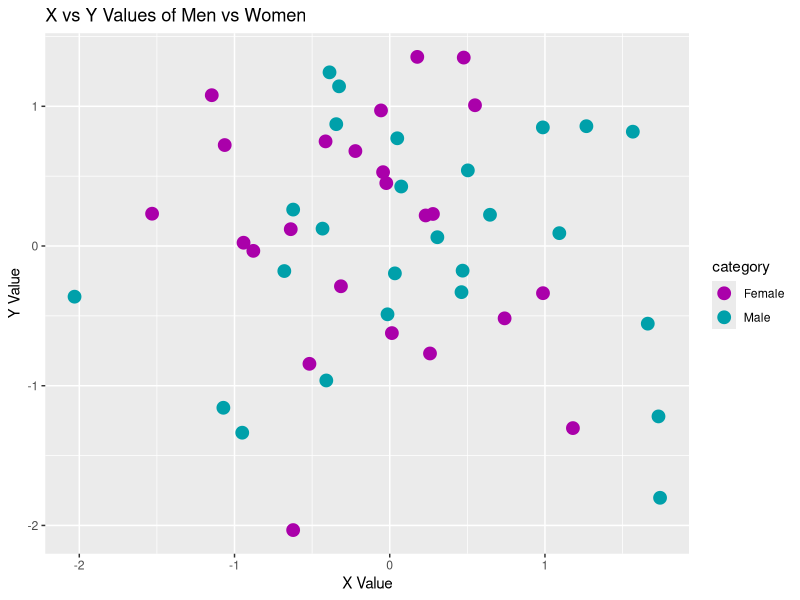
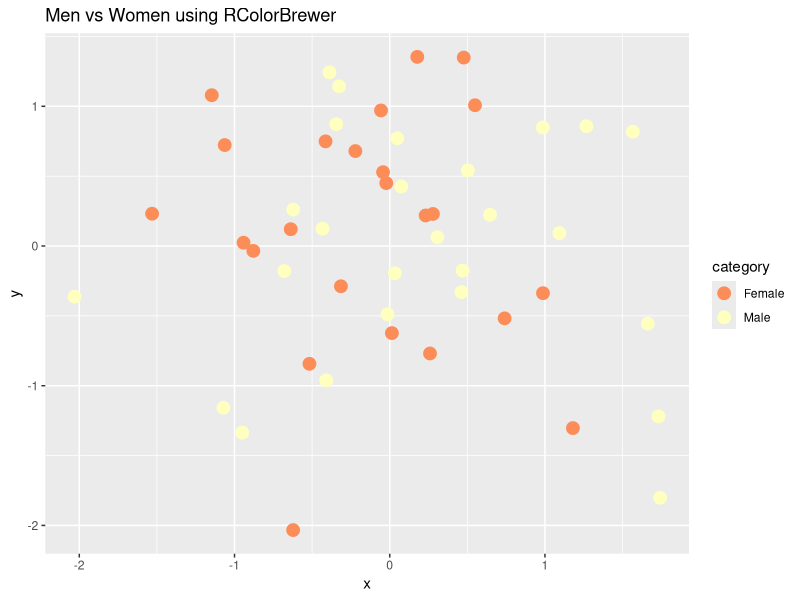
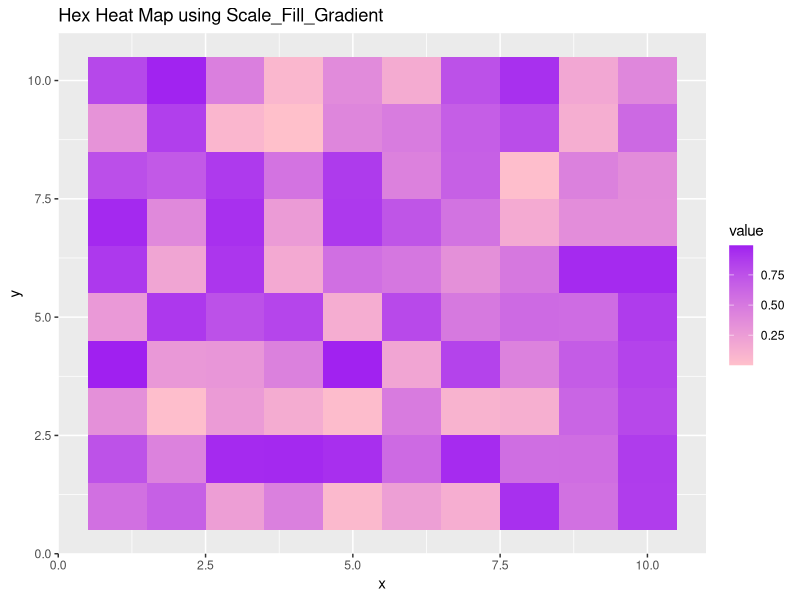
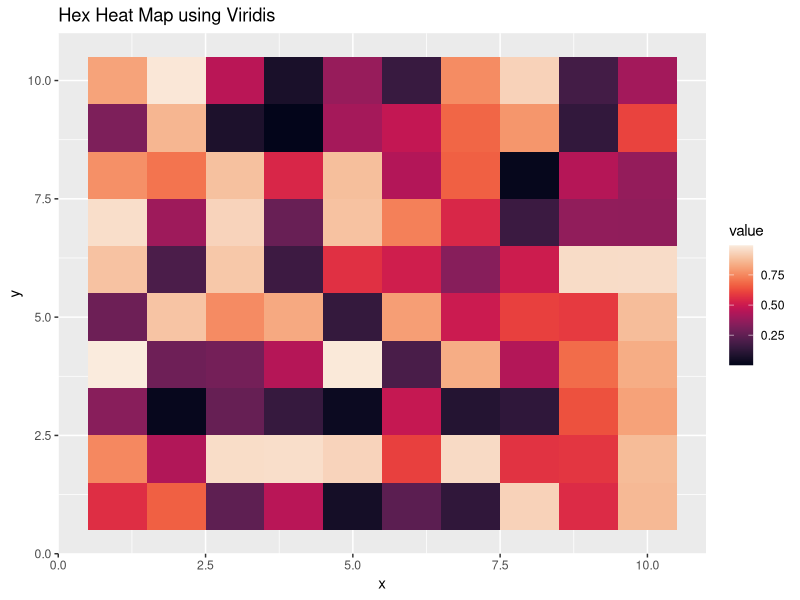
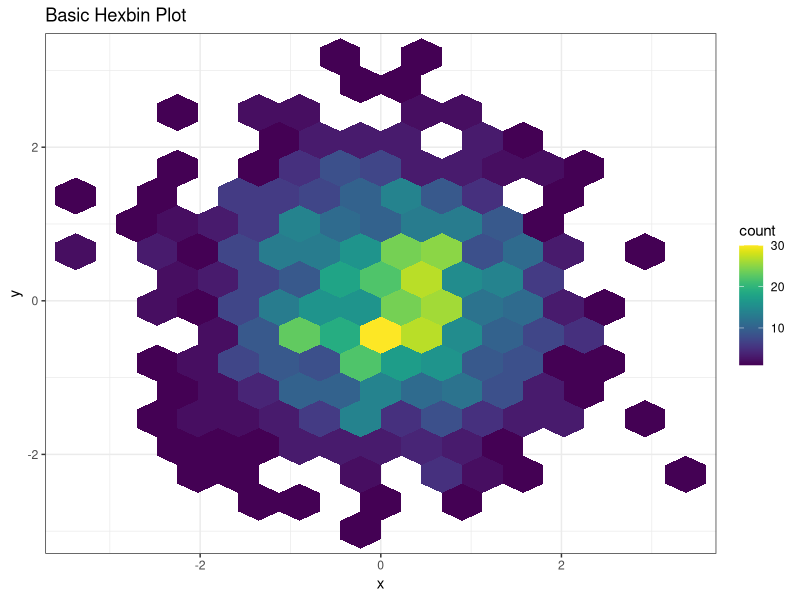

The R source for these figures, in order:
#simple scatterplot with help color code
library(ggplot2)
library(viridis)
library(RColorBrewer)

df <- data.frame(
  x = rnorm(50),
  y = rnorm(50),
  category = sample(c("Male", "Female"), 50, replace = TRUE)
)

ggplot(df, aes(x = x, y = y, color = category)) +
  geom_point(size = 4) +
  labs(title = "X vs Y Values of Men vs Women", x = "X Value", y = "Y Value") +
  scale_color_manual(values = c("Female" = "#AA00AA", Male = "#00A0AA"))

ggplot(df, aes(x =x, y=y, color = category)) +
  geom_point(size = 4) +
  labs(title = "Men vs Women using RColorBrewer") +
  scale_color_brewer(palette = "Spectral")

data2 <- data.frame(
  x = rep(1:10, times = 10),
  y = rep(1:10, each = 10),
  value = runif(100)
)

ggplot(data2, aes(x = x, y = y, fill = value)) +
  geom_tile() +
  scale_fill_gradient(low = "pink", high = "purple") +
  labs(title = "Hex Heat Map using Scale_Fill_Gradient")

ggplot(data2, aes(x = x, y = y, fill = value)) +
  geom_tile() +
  scale_fill_viridis(option = "F") +
  labs(title = "Hex Heat Map using Viridis")

df2 <- data.frame(
  x = rnorm(1000),
  y = rnorm(1000)
)

ggplot(df2, aes(x = x, y = y)) +
  geom_hex(bins = 15) + # number of bins
  theme_bw() +
  scale_fill_viridis() +
  labs(title = "Basic Hexbin Plot")

